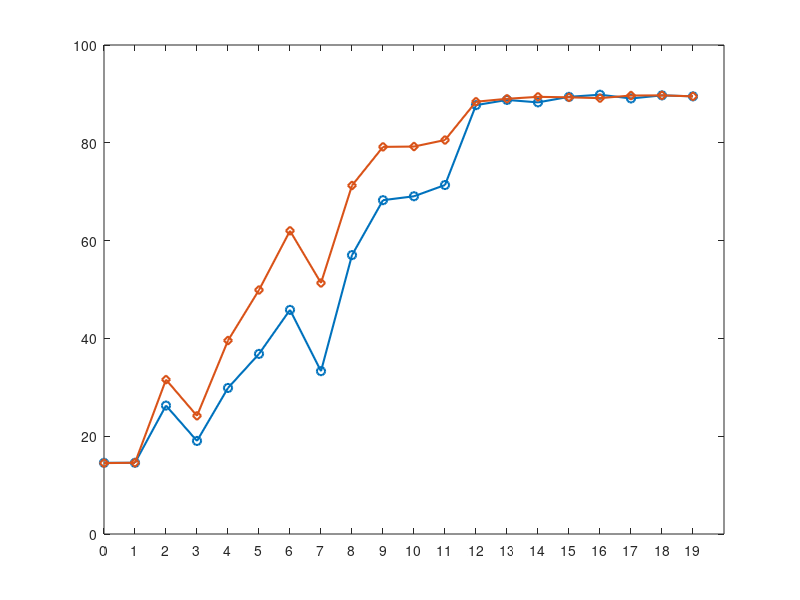

The MATLAB source for this figure: (Note: this script raises an error after producing the figure.)
clear all;
close all;

load('./Data/new_accuracy_lut.mat');
accuracy_lut =new_accuracy_lut*100;
x_axis = linspace(0,19,20);
legend_labels = ["\boldmath$\overline{\gamma}$ = -5 dB", "\boldmath$\overline{\gamma}$ = -4 dB","\boldmath$\overline{\gamma}$ = -3 dB","\boldmath$\overline{\gamma}$ = -2 dB", "\boldmath$\overline{\gamma}$ = 0 dB","\boldmath$\overline{\gamma}$ = 5 dB","\boldmath$\overline{\gamma}$ = 10 dB","\boldmath$\overline{\gamma}$ = 20 dB",];
marker_array = ["o","diamond","Hexagram","Pentagram","*","square","^","v"];


figure;
for i=1:size(accuracy_lut,1)
    plot(x_axis,accuracy_lut(i,:),'Marker',marker_array(i),'DisplayName',legend_labels(i),'LineWidth',1.5);
    xticks(x_axis)
    hold on;
end

l = legend('Position',[0.7 0.3 0.1 0.2]);
set(l,'Interpreter','latex');
set(l','FontSize',10);
grid on;
xlabel('Splitting Point','FontSize',14);
ylabel('Accuracy [%]','FontSize',14);
annotation('textarrow',[0.25,0.13],[0.16,0.14],'String','Full Offloading (raw data)');
annotation('textarrow',[0.75,0.87],[0.20,0.15],'String','Full Local Computation');
